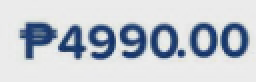
#> input picture g-catch-core/testamountfake2.jpg, 128 x 41 px (shown 2 times larger)
$ python typography_test.py
#> lines starting #> are read from the running program, lines starting #| are printed output that depends on the picture; after the words box and inside, x2 and y2 are one past the last pixel; in counts of white or black regions, pixels touching at a corner belong together
import cv2
import numpy as np
import os

def check_typography(image_path, output_path):
#> called with image_path = 'testamountfake2.jpg', output_path = 'testamountfake2_result.jpg'
    print(f"Running Typography & Kerning Forensics on: {image_path}...")

    img = cv2.imread(image_path)
#> img is the input picture: shape (41, 128, 3); mean B, G, R 209.3, 200.7, 194.5
    if img is None:
        print("Error: Could not read image.")
        return False

    gray = cv2.cvtColor(img, cv2.COLOR_BGR2GRAY)
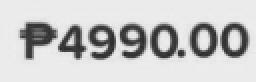
#> gray: shape (41, 128) (shown 2 times larger); min 42, max 238, mean 199.8
    _, thresh = cv2.threshold(gray, 150, 255, cv2.THRESH_BINARY_INV)
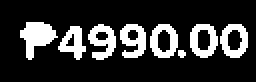
#> thresh: shape (41, 128) (shown 2 times larger); 19.9% white; 8 white regions (1 under 20 px)
    contours, _ = cv2.findContours(thresh, cv2.RETR_EXTERNAL, cv2.CHAIN_APPROX_SIMPLE)
#> contours = 8 contours, 1 with area under 20; largest, box (x1, y1, x2, y2) and area: (75, 12, 89, 29) 172, (95, 12, 109, 29) 171, (110, 12, 124, 29) 170, (10, 11, 29, 30) 168, (44, 12, 58, 30) 136, (60, 12, 73, 29) 135, (29, 13, 43, 30) 116

    bounding_boxes = []
    for c in contours:
        x, y, w, h = cv2.boundingRect(c)
        if h > 15 and w > 5:  # Filter noise
            bounding_boxes.append((x, y, w, h))
#> this loop made 8 passes
#> (x, y, w, h) on passes 1 to 8: (89, 25, 4, 4), (29, 13, 14, 17), (110, 12, 14, 17), (95, 12, 14, 17), (75, 12, 14, 17), (60, 12, 13, 17), (44, 12, 14, 18), (10, 11, 19, 19)
#> after the loop, bounding_boxes = [(29, 13, 14, 17), (110, 12, 14, 17), (95, 12, 14, 17), (75, 12, 14, 17), (60, 12, 13, 17), (44, 12, 14, 18), (10, 11, 19, 19)]

    # Sort from Left to Right
    bounding_boxes = sorted(bounding_boxes, key=lambda b: b[0])
#> bounding_boxes = [(10, 11, 19, 19), (29, 13, 14, 17), (44, 12, 14, 18), (60, 12, 13, 17), (75, 12, 14, 17), (95, 12, 14, 17), (110, 12, 14, 17)]

    if len(bounding_boxes) < 2:
        return False

    proof_img = img.copy()

    # --- METRIC 1: ASPECT RATIO (Font Thickness/Weight) ---
    print("\n--- Font Aspect Ratios (Width/Height) ---")
    aspect_ratios = []
    for i, (x, y, w, h) in enumerate(bounding_boxes):
        ratio = round(w / h, 2)
        aspect_ratios.append(ratio)

        # Draw the box and print the ratio above the character
        cv2.rectangle(proof_img, (x, y), (x + w, y + h), (255, 0, 0), 1)
        cv2.putText(proof_img, str(ratio), (x, y - 5), cv2.FONT_HERSHEY_SIMPLEX, 0.4, (255, 0, 0), 1)
        print(f"Char {i+1}: Ratio {ratio}")
#> this loop made 7 passes
#> (x, y, w, h, ratio) on passes 1 to 7: (10, 11, 19, 19, 1), (29, 13, 14, 17, 0.82), (44, 12, 14, 18, 0.78), (60, 12, 13, 17, 0.76), (75, 12, 14, 17, 0.82), (95, 12, 14, 17, 0.82), (110, 12, 14, 17, 0.82)
#| Char 1: Ratio 1.0
#| Char 2: Ratio 0.82
#| Char 3: Ratio 0.78
#| Char 4: Ratio 0.76
#| Char 5: Ratio 0.82
#| Char 6: Ratio 0.82
#| Char 7: Ratio 0.82
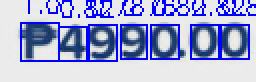
#> proof_img: shape (41, 128, 3) (shown 2 times larger); 14.27% of pixels changed, all inside (x1, y1, x2, y2) = (10, 0, 128, 31)
#> after the loop, aspect_ratios = [1, 0.82, 0.78, 0.76, 0.82, 0.82, 0.82]

    # --- METRIC 2: KERNING (Horizontal Space Between Characters) ---
    print("\n--- Kerning (Pixel Gaps) ---")
    gaps = []
    for i in range(len(bounding_boxes) - 1):
        # The gap is the X-coordinate of the NEXT character, minus the (X + Width) of the CURRENT character
        current_char_end_x = bounding_boxes[i][0] + bounding_boxes[i][2]
        next_char_start_x = bounding_boxes[i+1][0]

        gap_pixels = next_char_start_x - current_char_end_x
        gaps.append(gap_pixels)

        # Draw a line representing the gap
        mid_y = bounding_boxes[i][1] + int(bounding_boxes[i][3] / 2)
        cv2.line(proof_img, (current_char_end_x, mid_y), (next_char_start_x, mid_y), (0, 0, 255), 2)
        print(f"Gap between Char {i+1} and {i+2}: {gap_pixels}px")
#> this loop made 6 passes
#> (current_char_end_x, next_char_start_x, gap_pixels, mid_y) on passes 1 to 6: (29, 29, 0, 20), (43, 44, 1, 21), (58, 60, 2, 21), (73, 75, 2, 20), (89, 95, 6, 20), (109, 110, 1, 20)
#| Gap between Char 1 and 2: 0px
#| Gap between Char 2 and 3: 1px
#| Gap between Char 3 and 4: 2px
#| Gap between Char 4 and 5: 2px
#| Gap between Char 5 and 6: 6px
#| Gap between Char 6 and 7: 1px
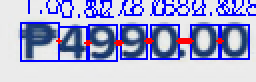
#> proof_img: shape (41, 128, 3) (shown 2 times larger); 1.26% of pixels changed, all inside (x1, y1, x2, y2) = (28, 19, 112, 23)
#> after the loop, gaps = [0, 1, 2, 2, 6, 1]

    # --- AUTOMATED VERDICT LOGIC ---
    print("\n--- Forensic Verdict ---")
    fraud_flags = 0
    reasons = []

    # Rule 1: The Peso Gap Check (Usually 1px to 2px on real receipts)
    if len(gaps) > 0:
        peso_gap = gaps[0]
#> peso_gap = 0
        if peso_gap > 3:
            fraud_flags += 1
            reasons.append(f"Suspiciously large gap after Peso sign ({peso_gap}px). Human spacebar use likely.")

    # Rule 2 & 3: Font Consistency & GCash Baseline
    if len(aspect_ratios) > 1:
        number_ratios = aspect_ratios[1:]  # Skip Char 1 (Peso sign)
#> number_ratios = [0.82, 0.78, 0.76, 0.82, 0.82, 0.82]

        # Rule 2: Variance Check (Are all numbers identical in style?)
        ratio_variance = max(number_ratios) - min(number_ratios)
#> ratio_variance = 0.06
        if ratio_variance > 0.05:
            fraud_flags += 1
            reasons.append(f"Inconsistent font weights detected (Variance: {ratio_variance:.2f}). Mixed fonts used.")

        # Rule 3: GCash Baseline Check (Numbers should average ~0.78)
        avg_ratio = sum(number_ratios) / len(number_ratios)
#> avg_ratio = 0.803
        if avg_ratio < 0.70 or avg_ratio > 0.85:
            fraud_flags += 1
            reasons.append(f"Font aspect ratio ({avg_ratio:.2f}) does not match GCash standard UI font.")

    # Output Verdict
    if fraud_flags > 0:
        verdict = "FORGED"
        color = (0, 0, 255) # Red
        print("🚨 VERDICT: FORGED")
        for r in reasons:
            print(f" - {r}")
#> this loop made 1 pass
#|  - Inconsistent font weights detected (Variance: 0.06). Mixed fonts used.
    else:
        verdict = "AUTHENTIC"
        color = (0, 255, 0) # Green
        print("✅ VERDICT: AUTHENTIC")
        print(" - Cryptographic alignment and font weights match machine standards.")

    # Stamp the verdict onto the image proof
    cv2.putText(proof_img, f"VERDICT: {verdict}", (5, 20), cv2.FONT_HERSHEY_SIMPLEX, 0.6, color, 2)
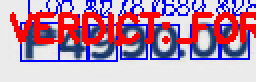
#> proof_img: shape (41, 128, 3) (shown 2 times larger); 17.3% of pixels changed, all inside (x1, y1, x2, y2) = (5, 6, 128, 22)

    # Save visual proof
    cv2.imwrite(output_path, proof_img)
    print(f"\nSuccess! Typography map saved to: {output_path}")
    return True

if __name__ == "__main__":
    target_image = "testamountfake2.jpg"  # Use your test image
    output_image = "testamountfake2_result.jpg"

    if os.path.exists(target_image):
        check_typography(target_image, output_image)
    else:
        print(f"Upload '{target_image}' to test.")

$ run again, with g-catch-core/testamountfake1.jpg copied over g-catch-core/testamountfake2.jpg
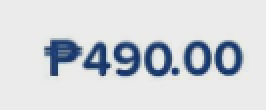
#> input picture g-catch-core/testamountfake1.jpg, 133 x 55 px (shown 2 times larger)
#> in check_typography, img is the input picture: shape (55, 133, 3); mean B, G, R 219.2, 213.9, 210.1
#> in check_typography, `_, thresh = cv2.threshold(gray, 150, 255, cv2.THRESH_BINARY_INV)`:
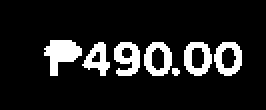
#> thresh: shape (55, 133) (shown 2 times larger); 12.1% white; 7 white regions (1 under 20 px)
#> contours = 7 contours, 1 with area under 20; largest, box (x1, y1, x2, y2) and area: (72, 21, 86, 38) 172, (92, 21, 106, 38) 171, (107, 21, 121, 38) 170, (22, 20, 41, 38) 165, (57, 21, 70, 38) 136, (41, 21, 55, 38) 110
#> the loop in check_typography, `for c in contours:` made 7 passes
#> (x, y, w, h) on passes 1 to 7: (86, 34, 4, 4), (107, 21, 14, 17), (92, 21, 14, 17), (72, 21, 14, 17), (57, 21, 13, 17), (41, 21, 14, 17), (22, 20, 19, 18)
#> after the loop in check_typography, `for c in contours:`: bounding_boxes = [(107, 21, 14, 17), (92, 21, 14, 17), (72, 21, 14, 17), (57, 21, 13, 17), (41, 21, 14, 17), (22, 20, 19, 18)]
#> in check_typography, `bounding_boxes = sorted(bounding_boxes, key=lambda b: b[0])`: bounding_boxes = [(22, 20, 19, 18), (41, 21, 14, 17), (57, 21, 13, 17), (72, 21, 14, 17), (92, 21, 14, 17), (107, 21, 14, 17)]
#> the loop in check_typography, `for i, (x, y, w, h) in enumerate(bounding_boxes):` made 6 passes
#> (x, y, w, h, ratio) on passes 1 to 6: (22, 20, 19, 18, 1.06), (41, 21, 14, 17, 0.82), (57, 21, 13, 17, 0.76), (72, 21, 14, 17, 0.82), (92, 21, 14, 17, 0.82), (107, 21, 14, 17, 0.82)
#> (printed output is left out)
#> after the loop in check_typography, `for i, (x, y, w, h) in enumerate(bounding_boxes):`: aspect_ratios = [1.06, 0.82, 0.76, 0.82, 0.82, 0.82]
#> the loop in check_typography, `for i in range(len(bounding_boxes) - 1):` made 5 passes
#> (current_char_end_x, next_char_start_x, gap_pixels) on passes 1 to 5: (41, 41, 0), (55, 57, 2), (70, 72, 2), (86, 92, 6), (106, 107, 1)
#> (printed output is left out)
#> after the loop in check_typography, `for i in range(len(bounding_boxes) - 1):`: gaps = [0, 2, 2, 6, 1]
#> peso_gap = 0
#> number_ratios = [0.82, 0.76, 0.82, 0.82, 0.82]
#> ratio_variance = 0.06
#> avg_ratio = 0.808
#> the loop in check_typography, `for r in reasons:` made 1 pass
#|  - Inconsistent font weights detected (Variance: 0.06). Mixed fonts used.
#> in check_typography, `cv2.putText(proof_img, f"VERDICT: {verdict}", (5, 20), cv2.FONT_HERSHE..`:
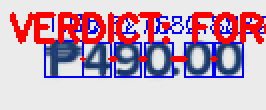
#> proof_img: shape (55, 133, 3) (shown 2 times larger); mean B, G, R 189.1, 167, 199.7
